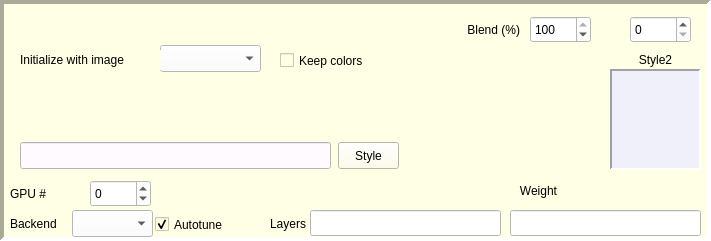
   <widget class="QFrame" name="frame">
    <property name="enabled">
     <bool>true</bool>
    </property>
    <property name="geometry">
     <rect>
      <x>20</x>
      <y>50</y>
      <width>711</width>
      <height>241</height>
     </rect>
    </property>
    <property name="autoFillBackground">
     <bool>false</bool>
    </property>
    <property name="styleSheet">
     <string notr="true">background-color: rgb(255,255,230);</string>
    </property>
    <property name="frameShape">
     <enum>QFrame::Panel</enum>
    </property>
    <property name="frameShadow">
     <enum>QFrame::Sunken</enum>
    </property>
    <property name="lineWidth">
     <number>4</number>
    </property>
    <widget class="QLabel" name="label_16">
     <property name="geometry">
      <rect>
       <x>255</x>
       <y>214</y>
       <width>51</width>
       <height>20</height>
      </rect>
     </property>
     <property name="text">
      <string>Layers</string>
     </property>
     <property name="alignment">
      <set>Qt::AlignRight|Qt::AlignTrailing|Qt::AlignVCenter</set>
     </property>
    </widget>
    <widget class="QLineEdit" name="contentLayers">
     <property name="geometry">
      <rect>
       <x>310</x>
       <y>210</y>
       <width>191</width>
       <height>26</height>
      </rect>
     </property>
     <property name="toolTip">
      <string>Which layers of the loss network to use for the content reconstruction loss. This will usually be a comma-separated list of integers, but for complicated loss networks like ResNets it can be a list of of layer strings. Default is '16'</string>
     </property>
     <property name="styleSheet">
      <string notr="true">background-color: rgb(255, 255, 255);</string>
     </property>
    </widget>
    <widget class="QLineEdit" name="styleLayers">
     <property name="geometry">
      <rect>
       <x>510</x>
       <y>210</y>
       <width>191</width>
       <height>26</height>
      </rect>
     </property>
     <property name="palette">
      <palette>
       <active>
        <colorrole role="Button">
         <brush brushstyle="SolidPattern">
          <color alpha="255">
           <red>255</red>
           <green>255</green>
           <blue>255</blue>
          </color>
         </brush>
        </colorrole>
        <colorrole role="Base">
         <brush brushstyle="SolidPattern">
          <color alpha="255">
           <red>255</red>
           <green>255</green>
           <blue>255</blue>
          </color>
         </brush>
        </colorrole>
        <colorrole role="Window">
         <brush brushstyle="SolidPattern">
          <color alpha="255">
           <red>255</red>
           <green>255</green>
           <blue>255</blue>
          </color>
         </brush>
        </colorrole>
       </active>
       <inactive>
        <colorrole role="Button">
         <brush brushstyle="SolidPattern">
          <color alpha="255">
           <red>255</red>
           <green>255</green>
           <blue>255</blue>
          </color>
         </brush>
        </colorrole>
        <colorrole role="Base">
         <brush brushstyle="SolidPattern">
          <color alpha="255">
           <red>255</red>
           <green>255</green>
           <blue>255</blue>
          </color>
         </brush>
        </colorrole>
        <colorrole role="Window">
         <brush brushstyle="SolidPattern">
          <color alpha="255">
           <red>255</red>
           <green>255</green>
           <blue>255</blue>
          </color>
         </brush>
        </colorrole>
       </inactive>
       <disabled>
        <colorrole role="Button">
         <brush brushstyle="SolidPattern">
          <color alpha="255">
           <red>255</red>
           <green>255</green>
           <blue>255</blue>
          </color>
         </brush>
        </colorrole>
        <colorrole role="Base">
         <brush brushstyle="SolidPattern">
          <color alpha="255">
           <red>255</red>
           <green>255</green>
           <blue>255</blue>
          </color>
         </brush>
        </colorrole>
        <colorrole role="Window">
         <brush brushstyle="SolidPattern">
          <color alpha="255">
           <red>255</red>
           <green>255</green>
           <blue>255</blue>
          </color>
         </brush>
        </colorrole>
       </disabled>
      </palette>
     </property>
     <property name="toolTip">
      <string>Which layers of the loss network to use for the style reconstruction loss. This is a comma-separated list. Default is '4,9,16,23'</string>
     </property>
     <property name="styleSheet">
      <string notr="true">background-color: rgb(255, 255, 255);</string>
     </property>
    </widget>
    <widget class="QSpinBox" name="gpu">
     <property name="geometry">
      <rect>
       <x>90</x>
       <y>180</y>
       <width>61</width>
       <height>27</height>
      </rect>
     </property>
     <property name="toolTip">
      <string>GPU number to use, starting from 0. For CPU-only use -1</string>
     </property>
     <property name="styleSheet">
      <string notr="true">background-color: rgb(255, 255, 255);
selection-color: rgb(0, 0, 0);</string>
     </property>
     <property name="minimum">
      <number>-1</number>
     </property>
     <property name="maximum">
      <number>3</number>
     </property>
     <property name="singleStep">
      <number>1</number>
     </property>
     <property name="value">
      <number>0</number>
     </property>
     <property name="displayIntegerBase">
      <number>10</number>
     </property>
    </widget>
    <widget class="QLabel" name="label_14">
     <property name="geometry">
      <rect>
       <x>10</x>
       <y>185</y>
       <width>51</width>
       <height>17</height>
      </rect>
     </property>
     <property name="text">
      <string>GPU #</string>
     </property>
    </widget>
    <widget class="QComboBox" name="backend">
     <property name="geometry">
      <rect>
       <x>72</x>
       <y>210</y>
       <width>81</width>
       <height>27</height>
      </rect>
     </property>
     <property name="toolTip">
      <string>Which backend to use for GPU, either cuda or opencl</string>
     </property>
     <property name="styleSheet">
      <string notr="true">background-color: rgb(255, 255, 255);
selection-color: rgb(0, 0, 0);</string>
     </property>
     <property name="currentText">
      <string/>
     </property>
     <property name="maxVisibleItems">
      <number>2</number>
     </property>
    </widget>
    <widget class="QLabel" name="label_23">
     <property name="geometry">
      <rect>
       <x>10</x>
       <y>215</y>
       <width>61</width>
       <height>17</height>
      </rect>
     </property>
     <property name="text">
      <string>Backend</string>
     </property>
    </widget>
    <widget class="QCheckBox" name="cudnn">
     <property name="geometry">
      <rect>
       <x>155</x>
       <y>214</y>
       <width>91</width>
       <height>21</height>
      </rect>
     </property>
     <property name="toolTip">
      <string>Whether to use cuDNN when using CUDA</string>
     </property>
     <property name="text">
      <string>Autotune</string>
     </property>
     <property name="checked">
      <bool>true</bool>
     </property>
    </widget>
    <widget class="QLabel" name="label_5">
     <property name="geometry">
      <rect>
       <x>620</x>
       <y>50</y>
       <width>71</width>
       <height>20</height>
      </rect>
     </property>
     <property name="text">
      <string>Style2</string>
     </property>
     <property name="alignment">
      <set>Qt::AlignCenter</set>
     </property>
    </widget>
    <widget class="QLabel" name="imageStyle2">
     <property name="geometry">
      <rect>
       <x>610</x>
       <y>69</y>
       <width>91</width>
       <height>101</height>
      </rect>
     </property>
     <property name="toolTip">
      <string>Several styles can be applied</string>
     </property>
     <property name="styleSheet">
      <string notr="true">background-color: rgb(240,240,250);</string>
     </property>
     <property name="frameShape">
      <enum>QFrame::Panel</enum>
     </property>
     <property name="frameShadow">
      <enum>QFrame::Sunken</enum>
     </property>
     <property name="lineWidth">
      <number>2</number>
     </property>
     <property name="text">
      <string/>
     </property>
     <property name="scaledContents">
      <bool>false</bool>
     </property>
     <property name="alignment">
      <set>Qt::AlignCenter</set>
     </property>
    </widget>
    <widget class="QLineEdit" name="fileStyle2">
     <property name="geometry">
      <rect>
       <x>20</x>
       <y>142</y>
       <width>311</width>
       <height>27</height>
      </rect>
     </property>
     <property name="toolTip">
      <string>&lt;html&gt;&lt;head/&gt;&lt;body&gt;&lt;p&gt;Name of the file to use as a second style&lt;/p&gt;&lt;/body&gt;&lt;/html&gt;</string>
     </property>
     <property name="styleSheet">
      <string notr="true">background-color: rgb(255,250,255);</string>
     </property>
    </widget>
    <widget class="QSpinBox" name="styleBlendWeight">
     <property name="geometry">
      <rect>
       <x>530</x>
       <y>16</y>
       <width>61</width>
       <height>27</height>
      </rect>
     </property>
     <property name="toolTip">
      <string>Style blending weight</string>
     </property>
     <property name="styleSheet">
      <string notr="true">background-color: rgb(255, 255, 255);
selection-background-color: rgb(255, 255, 255);</string>
     </property>
     <property name="minimum">
      <number>0</number>
     </property>
     <property name="maximum">
      <number>100</number>
     </property>
     <property name="value">
      <number>100</number>
     </property>
    </widget>
    <widget class="QSpinBox" name="styleBlendWeight2">
     <property name="geometry">
      <rect>
       <x>630</x>
       <y>16</y>
       <width>61</width>
       <height>27</height>
      </rect>
     </property>
     <property name="toolTip">
      <string>Style blending weight</string>
     </property>
     <property name="styleSheet">
      <string notr="true">background-color: rgb(255, 255, 255);
selection-background-color: rgb(255, 255, 255);</string>
     </property>
     <property name="minimum">
      <number>0</number>
     </property>
     <property name="maximum">
      <number>100</number>
     </property>
     <property name="value">
      <number>0</number>
     </property>
    </widget>
    <widget class="QLabel" name="label_17">
     <property name="geometry">
      <rect>
       <x>419</x>
       <y>20</y>
       <width>101</width>
       <height>20</height>
      </rect>
     </property>
     <property name="text">
      <string>Blend (%)</string>
     </property>
     <property name="alignment">
      <set>Qt::AlignRight|Qt::AlignTrailing|Qt::AlignVCenter</set>
     </property>
    </widget>
    <widget class="QLabel" name="label_12">
     <property name="geometry">
      <rect>
       <x>490</x>
       <y>182</y>
       <width>67</width>
       <height>17</height>
      </rect>
     </property>
     <property name="text">
      <string>Weight</string>
     </property>
     <property name="alignment">
      <set>Qt::AlignRight|Qt::AlignTrailing|Qt::AlignVCenter</set>
     </property>
    </widget>
    <widget class="QComboBox" name="init">
     <property name="geometry">
      <rect>
       <x>160</x>
       <y>45</y>
       <width>101</width>
       <height>27</height>
      </rect>
     </property>
     <property name="toolTip">
      <string>Which backend to use for GPU, either cuda or opencl</string>
     </property>
     <property name="styleSheet">
      <string notr="true">background-color: rgb(255, 255, 255);
selection-color: rgb(0, 0, 0);</string>
     </property>
     <property name="currentText">
      <string/>
     </property>
     <property name="maxVisibleItems">
      <number>2</number>
     </property>
    </widget>
    <widget class="QLabel" name="label_25">
     <property name="geometry">
      <rect>
       <x>20</x>
       <y>50</y>
       <width>141</width>
       <height>20</height>
      </rect>
     </property>
     <property name="text">
      <string>Initialize with image</string>
     </property>
    </widget>
    <widget class="QCheckBox" name="originaColors">
     <property name="geometry">
      <rect>
       <x>280</x>
       <y>50</y>
       <width>101</width>
       <height>21</height>
      </rect>
     </property>
     <property name="toolTip">
      <string>Whether to use cuDNN when using CUDA</string>
     </property>
     <property name="text">
      <string>Keep colors</string>
     </property>
     <property name="checked">
      <bool>false</bool>
     </property>
    </widget>
    <widget class="QPushButton" name="buttonStyle2">
     <property name="geometry">
      <rect>
       <x>338</x>
       <y>142</y>
       <width>61</width>
       <height>27</height>
      </rect>
     </property>
     <property name="toolTip">
      <string>You can apply two styles !</string>
     </property>
     <property name="text">
      <string>Style</string>
     </property>
    </widget>
    <zorder>label_16</zorder>
    <zorder>label_14</zorder>
    <zorder>label_23</zorder>
    <zorder>cudnn</zorder>
    <zorder>gpu</zorder>
    <zorder>backend</zorder>
    <zorder>contentLayers</zorder>
    <zorder>styleLayers</zorder>
    <zorder>label_5</zorder>
    <zorder>imageStyle2</zorder>
    <zorder>fileStyle2</zorder>
    <zorder>styleBlendWeight</zorder>
    <zorder>styleBlendWeight2</zorder>
    <zorder>label_17</zorder>
    <zorder>label_12</zorder>
    <zorder>init</zorder>
    <zorder>label_25</zorder>
    <zorder>originaColors</zorder>
    <zorder>buttonStyle2</zorder>
   </widget>
